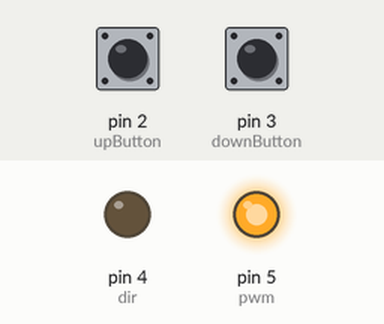
This sketch was run on a simulated Arduino Uno, built with avr-gcc and run on an emulated ATmega328P. Parts: output pins drawn as LEDs (lit = HIGH). The inputs (shaded band) are chosen by the test bench; at power-on: pin 2 (upButton) HIGH, pin 3 (downButton) HIGH.

Above: at 1.2 s.
1.3 s: pin 2 (upButton) pulled LOW for 0.15 s
At 1.37 s:
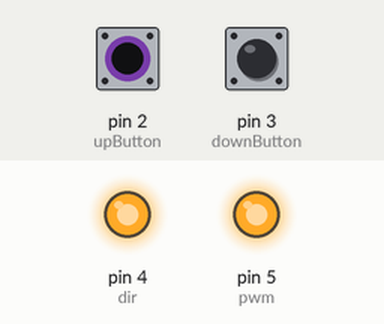
2.9 s: pin 2 (upButton) pulled LOW for 3.2 s
At 6.6 s:
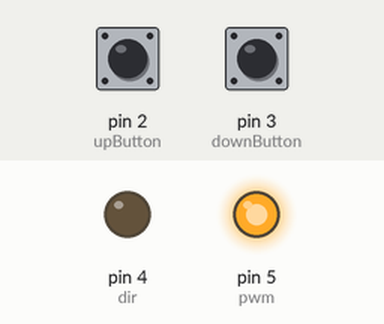
Timing chart, 0 to 8.1 s (numbered marks = the images above; inputs shaded):
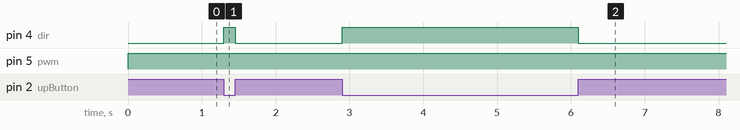

The sketch:

FK.ino
```cpp
#include <math.h>

#define upButton 2
#define downButton 3
#define dir 4
#define pwm 5


int upPressed = 1;
int downPressed = 1;
int pwmVal = 255;


void setup()
{
  pinMode(upButton, INPUT_PULLUP);
  pinMode(downButton, INPUT_PULLUP);
  pinMode(dir, OUTPUT);
  pinMode(pwm, OUTPUT);

}

void loop()
{
  upPressed = digitalRead(upButton);
  downPressed = digitalRead(downButton);

  if(upPressed == LOW)
  {
    digitalWrite(dir,HIGH);
    analogWrite(pwm,pwmVal);
  }
  else
  {
    digitalWrite(dir,LOW);
    analogWrite(pwm,pwmVal);
  }

}
```

Measured:
- after the input at 1.3 s, pin 4 (dir): LOW → HIGH at once, → LOW 0.15 s later
- after the input at 2.9 s, pin 4 (dir): LOW → HIGH at once, → LOW 3.2 s later
